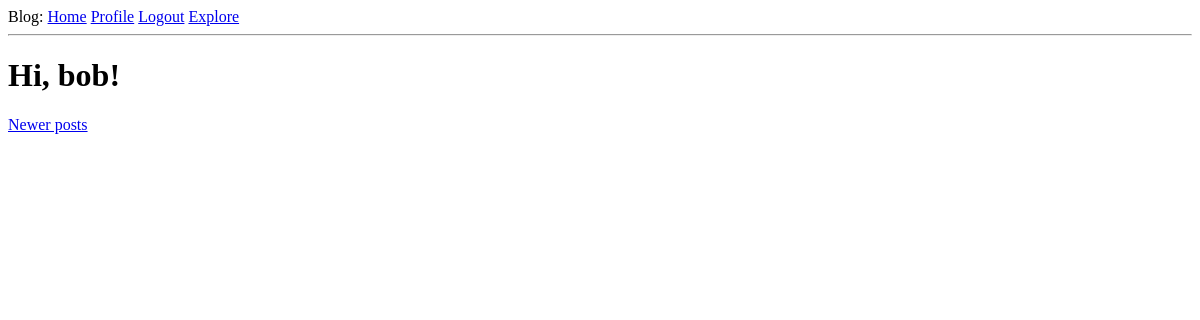
The page /explore?page=3 (signed in) on the database as committed earlier.
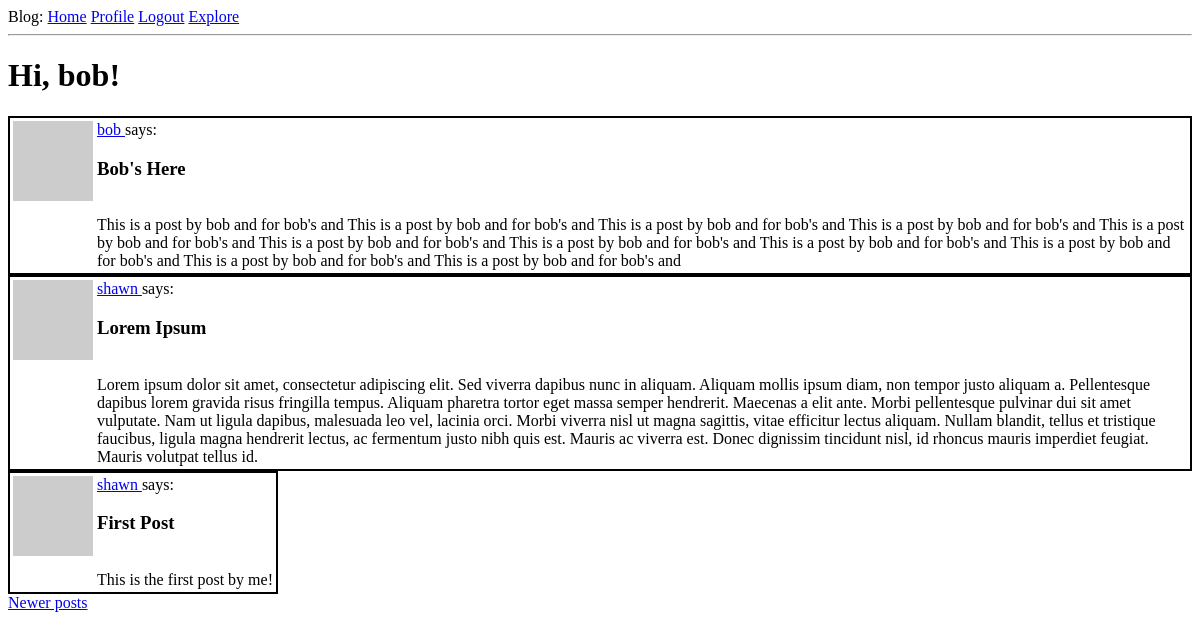
The same page on the database as committed later.
### app/models.py (models this page shows, shortened)
class User(UserMixin, db.Model):
    id = db.Column(db.Integer, primary_key=True)
    username = db.Column(db.String(64), index=True, unique=True)
    email = db.Column(db.String(120), index=True, unique=True)
    password_hash = db.Column(db.String(128))
    posts = db.relationship('Post', backref='author', lazy='dynamic')
    about_me = db.Column(db.String(140))
    last_seen = db.Column(db.DateTime, default=datetime.utcnow)
    followed = db.relationship(
        'User', secondary=followers,
        primaryjoin=(followers.c.follower_id == id),
        secondaryjoin=(followers.c.followed_id == id),
        backref=db.backref('followers', lazy='dynamic'), lazy='dynamic'
    )
    def avatar(self, size):
        digest = md5(self.email.lower().encode('utf-8')).hexdigest()
        return 'https://www.gravatar.com/avatar/{}?d=identicon&s={}'.format(
            digest, size)

class Post(db.Model):
    id = db.Column(db.Integer, primary_key=True)
    title = db.Column(db.String(140))
    body = db.Column(db.String(1000))
    timestamp = db.Column(db.DateTime, index=True, default=datetime.utcnow)
    user_id = db.Column(db.Integer, db.ForeignKey('user.id'))

### app/routes.py (the view)
@app.route('/explore')
@login_required
def explore():
    page = request.args.get('page', 1, type=int)
    posts = Post.query.order_by(Post.timestamp.desc()).paginate(page, app.config['POSTS_PER_PAGE'], False)
    next_url = url_for('explore', page=posts.next_num) if posts.has_next else None
    prev_url = url_for('explore', page=posts.prev_num) if posts.has_prev else None
    return render_template("index.html", title='Explore', posts=posts.items, next_url=next_url, prev_url=prev_url)

### app/models.py (called while the page is built)
@login.user_loader
def load_user(id):
    return User.query.get(int(id))

### app/routes.py (called while the page is built)
@app.before_request
def before_request():
    if current_user.is_authenticated:
        current_user.last_seen = datetime.utcnow()
        db.session.commit()

### app/templates/index.html (shortened to what this page needs)
{% extends "base.html" %}
{% block content %}
  <h1>Hi, {{ current_user.username }}!</h1>
  {% for post in posts %}
    {% include '_post.html' %}
  {% endfor %}
  {% if prev_url %}
  <a href="{{ prev_url }}">Newer posts</a>
  {% endif %}
{% endblock %}

### app/templates/base.html (shortened to what this page needs)
<html>
  <head>
  </head>
  <body>
    <div>
      Blog:
      <a href="{{ url_for('index') }}">Home</a>
      {% if current_user.is_anonymous %}
      <a href="{{ url_for('login') }}">Login</a>
      {% else %}
      <a href="{{ url_for('user', username=current_user.username) }}">Profile</a>
      <a href="{{ url_for('logout') }}">Logout</a>
      {% endif %}
      <a href="{{ url_for('explore') }}">Explore</a>
    </div>
    <hr>
    {% block content %}{% endblock %}
  </body>
</html>

### app/templates/_post.html
<table style="border: 2px solid black;">
  <tr valign="top">
    <td><img src="{{ post.author.avatar(36) }}"></td>
    <td>
      <a href="{{ url_for('user', username=post.author.username) }}">
        {{ post.author.username }}
      </a>
      says: <h3>{{ post.title }}</h3><br>{{ post.body }}
    </td>
  </tr>
</table>

Rows that differ between the two databases and show on the page:
added Post: author.username "bob", title "Bob's Here", body "This is a post by bob and for bob's and This is a post by bob and for bob's and This is a post by bob and for bob's and This is a post by bob and for bob's and This is a post by bob and for bob's and This is a post by bob and for bob's and This is a post by bob and for bob's and This is a post by bob and for bob's and This is a post by bob and for bob's and This is a post by bob and for bob's and This is a post by bob and for bob's and"
added Post: author.username "shawn", title "Lorem Ipsum", body "Lorem ipsum dolor sit amet, consectetur adipiscing elit. Sed viverra dapibus nunc in aliquam. Aliquam mollis ipsum diam, non tempor justo aliquam a. Pellentesque dapibus lorem gravida risus fringilla tempus. Aliquam pharetra tortor eget massa semper hendrerit. Maecenas a elit ante. Morbi pellentesque pulvinar dui sit amet vulputate. Nam ut ligula dapibus, malesuada leo vel, lacinia orci. Morbi viverra nisl ut magna sagittis, vitae efficitur lectus aliquam. Nullam blandit, tellus et tristique faucibus, ligula magna hendrerit lectus, ac fermentum justo nibh quis est. Mauris ac viverra est. Donec dignissim tincidunt nisl, id rhoncus mauris imperdiet feugiat. Mauris volutpat tellus id."
added Post: author.username "shawn", title "First Post", body "This is the first post by me!"
